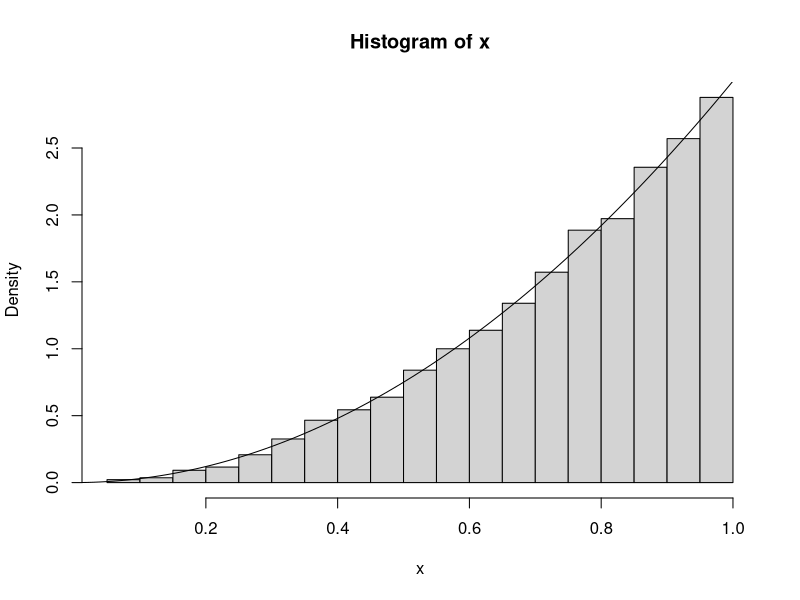
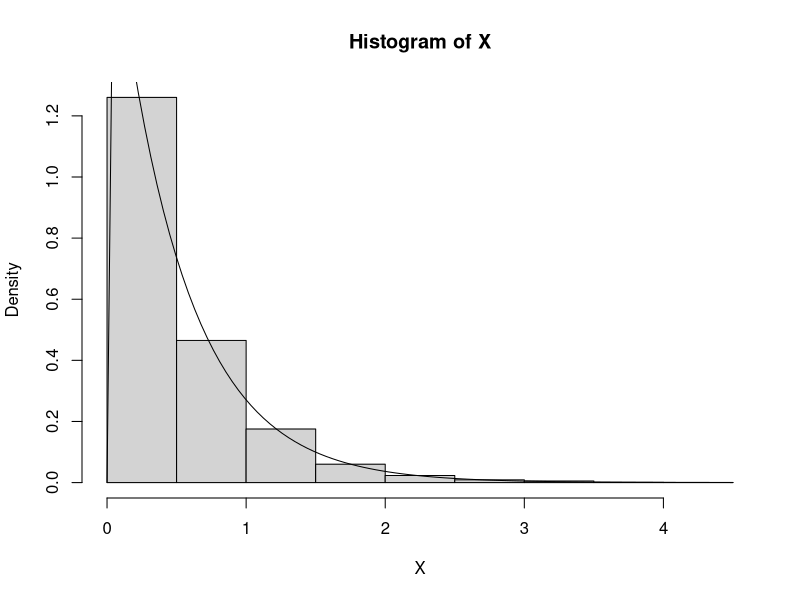
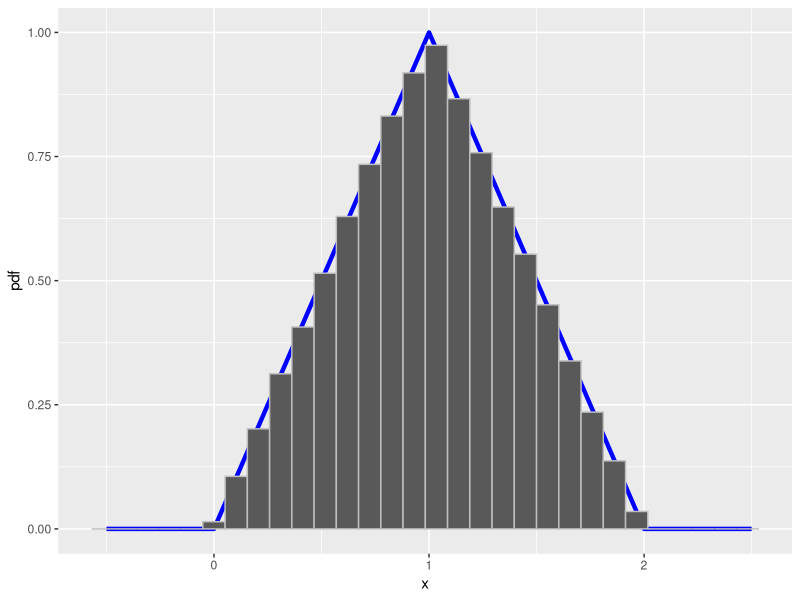
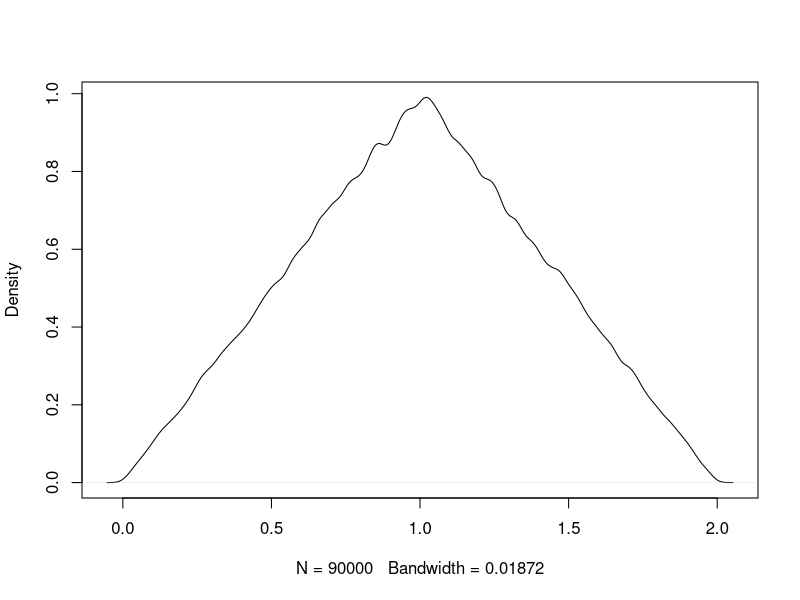
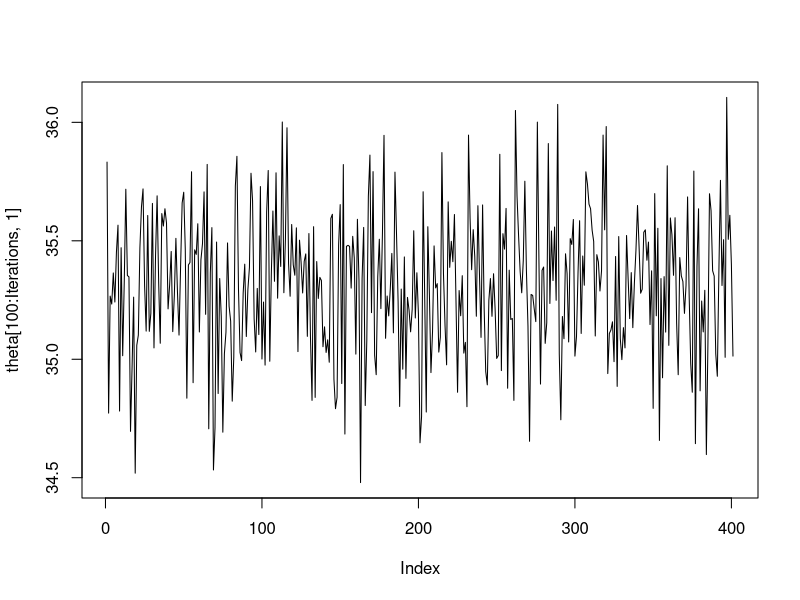
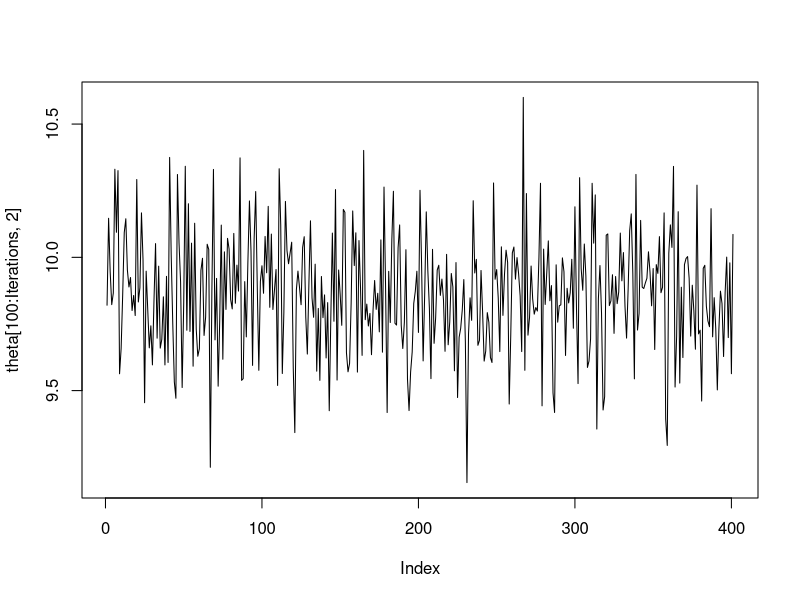
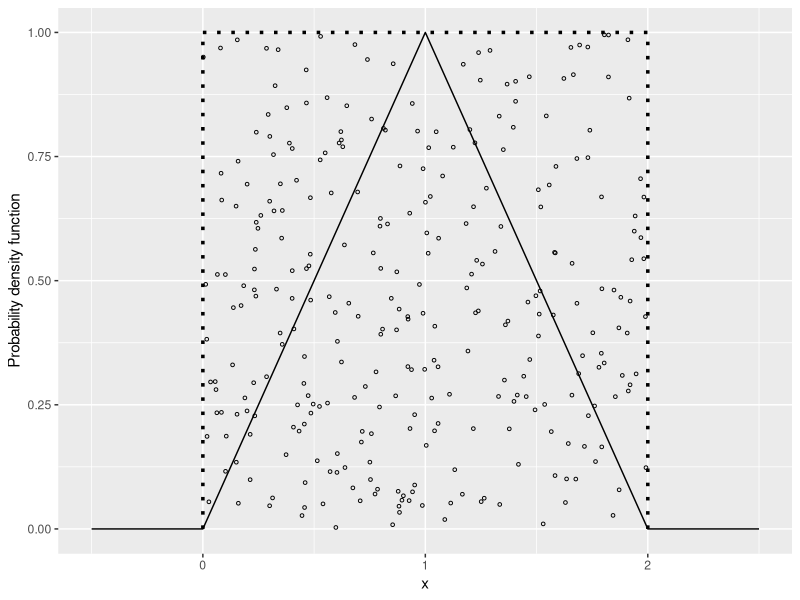
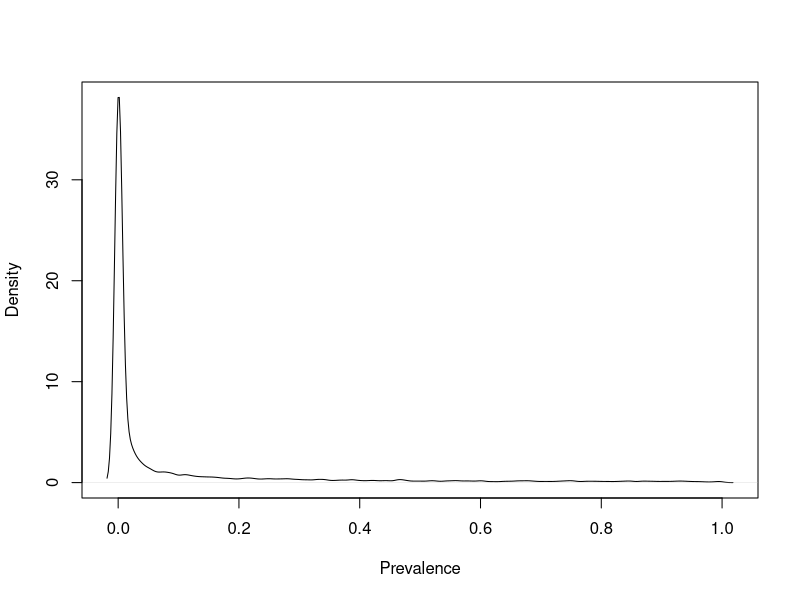

The R source for these figures, in order:
################################################  
######## Inverse transform method ##############
################################################

# Example 1 to calculate density: fx=3x^2, 0<x<1, CDF Fx(x)=x^3, Inv-CDF(u)=u^(1/3)
#F^(-1)x(u)=Fx(x)
n=10000
u=runif(n)
x=u^(1/3)
hist(x,prob=T)
#plot(x,u)

y=seq(0,1,0.01)
lines(y,3*y^2)
#plot(u,3*u^2)

# Monte carlo integration
mean(3*u^2)
1^3

# Example 2: Exponential distribution with lambda=2
# FY(x)= P(Y<x)= int 2*exp(-2*y)dy= 1-exp(-2x)
# FY^(-1)(y)=-ln(1-y)/2
num.samples <-  10000
U           <-  runif(num.samples)
X           <- -log(1-U)/2
hist(X,freq=F)
curve(dexp(x, rate=2),add=T)

# Monte carlo integration
mean(2*exp(-2*u))
1-exp(-2)



################################################  
######## Acceptrance/Rejection #################
################################################

triangle.pdf = function(x){
  ifelse((0 < x) & (x < 1), x, 
         ifelse((1 <= x) & (x < 2), 2 - x, 0)) 
}

triangle.pdf(seq(0, 2, by = 0.1))
runif(20,0,2)
triangle_plot.dat = data.frame(x = seq(-0.5, 2.5, by = 0.01),
                               y = triangle.pdf(seq(-0.5, 2.5, by = 0.01)),
                               x_sample = runif(301, 0, 2),
                               y_sample = runif(301, 0, 1))
library(ggplot2)
jpeg(filename = "AR.jpg",width = 1300,height = 1200,res = 300)
ggplot(triangle_plot.dat, aes(x = x, y = y))+
  geom_line() + xlab("x") + ylab("Probability density function")+
  geom_point(aes(x_sample, y_sample), shape = 1,size=0.9)+
  geom_line(data=data.frame(x=0:2,y=1), linetype="dotted",size=1.2)+
  geom_line(data=data.frame(x=0,y=0:1), linetype="dotted",size=1.2)+
  geom_line(data=data.frame(x=2,y=0:1), linetype="dotted",size=1.2)
dev.off()

accept_reject = function(fx, n = 100, prop.val=1) {
  #simulates a sample of size n from the pdf fx using the accept reject algorithm
  x = numeric(n)
  count = 0
  
  while(count < n) {
    temp.x <- runif(1, 0, 2)
    u <- runif(1, 0, 1)
    if (u < fx(temp.x)) {
      count = count + 1
      x[count] <- temp.x
    }
  }
  
  return(x)
}

triangle.sample = accept_reject(triangle.pdf, 90000,prop.val = 1)


ggplot(triangle_plot.dat, aes(x = x, y = y)) +
  geom_line(color = "blue", size = 1.5) + xlab("x") + ylab("pdf") +
  geom_histogram(data = data.frame(x = triangle.sample), aes(x = x, y = ..density..), col = "gray" )

plot(density(triangle.sample,adjust = 0.5),main = "")


time<-proc.time()
triangle.sample = accept_reject(triangle.pdf, 50000,prop.val = 1 ) # Optimal
time-proc.time()


time<-proc.time()
triangle.sample = accept_reject(triangle.pdf, 50000,prop.val = 10) # Less optimal
time-proc.time()


################################################  
######## Metropolis (random-walk) ##############
################################################

jpeg(filename = "Prior_Metropolis.jpg",width = 1000,height = 1000,res=150)
plot(density(rbeta(10000,0.1,1)),main = "",xlab = "Prevalence")
dev.off()

round(table(rbinom(n = 5000000,size = 1,prob = 20/1000000))[2]/
        table(rbinom(n = 5000000,size = 1,prob = 20/1000000))[1],7)


library('coda')
metropolis <- function(burnin = 0, sample = 10000, sigma = 0.05,
                       initial_value = 0.05, plot=TRUE){
  
  stopifnot(initial_value > 0, initial_value < 1)
  stopifnot(sigma > 0)
  burnin <- as.integer(burnin); sample <- as.integer(sample)
  stopifnot(burnin >= 0)
  stopifnot(sample > 0)
  
  
  # Redefine these to work on the log scale:
  llikelihood_fun <- function(prevalence) dbinom(7, 10, prevalence, log=TRUE)
  lprior_fun <- function(prevalence) dbeta(prevalence, 2, 2, log=TRUE)
  
  parameters <- numeric(burnin+sample)
  parameters[1] <- initial_value
  current <- initial_value
  post <- llikelihood_fun(current) + lprior_fun(current)
  
  for(i in 2:(burnin+sample)){
    proposal <- rnorm(1, current, sigma)
    
    if(proposal > 0 && proposal < 1){
      newpost <- llikelihood_fun(proposal) + lprior_fun(proposal)
      accept <- newpost > post || rbinom(1, 1, exp(newpost-post))
      
      if(accept){
        current <- proposal
        post <- newpost
      }
    }
    parameters[i] <- current
    
    if(plot && burnin > 0){
      plot(1:burnin, parameters[1:burnin], type='l', col='red',
           xlim=c(1,burnin+sample), ylim=c(0,0.01),
           main='Parameter values (red:burnin, blue:sample)',
           ylab='prevalence', xlab='Iteration')
      lines((burnin+1):(burnin+sample), parameters[-(1:burnin)], col='blue')
    }else if(plot){
      plot(1:sample, parameters, type='l', col='blue',
           xlim=c(1,burnin+sample), ylim=c(0,0.01),
           main='Parameter values (red:burnin, blue:sample)',
           ylab='prevalence', xlab='Iteration')
    }
    parameters <- window(coda::as.mcmc(parameters), start=burnin+1)
    varnames(parameters) <- 'prevalence'
    return(parameters)
  }
  
}

# Simple Diagnostics (EFF, Gelmans, Mix chains, Autocor)


################################################  
######## Gibbs sampling ########################
################################################
# Dataa$temperature
y<-rnorm(1000,35,10); bary<-mean(y); n<-length(y) 
Iterations<-500
muO<-0; s0<-100; a0<-0.001; b0<-0.001

theta <- matrix(nrow=Iterations, ncol=2) 
cur.mu<-0; cur.tau<-1; cur.s<-sqrt(1/cur.tau)

for (t in 1:Iterations){ 
  w<- s0^2/( cur.s^2/n+ s0^2)
  m <- w*bary + (1-w)*muO 
  s <- sqrt( w * cur.s^2/n)
  cur.mu <- rnorm(1, m, s)
  a <- a0 + 0.5*n
  b <- b0 + 0.5 * sum( (y-cur.mu)^2)
  cur.tau <- rgamma( 1, a, b)
  cur.s <- sqrt(1/cur.tau) 
  theta[t,]<-c( cur.mu, cur.s)
}

plot(theta[100:Iterations,1],type="l")
plot(theta[100:Iterations,2],type="l")

# Simple Diagnostics (EFF, Gelmans, Mix chains, Autocor)


